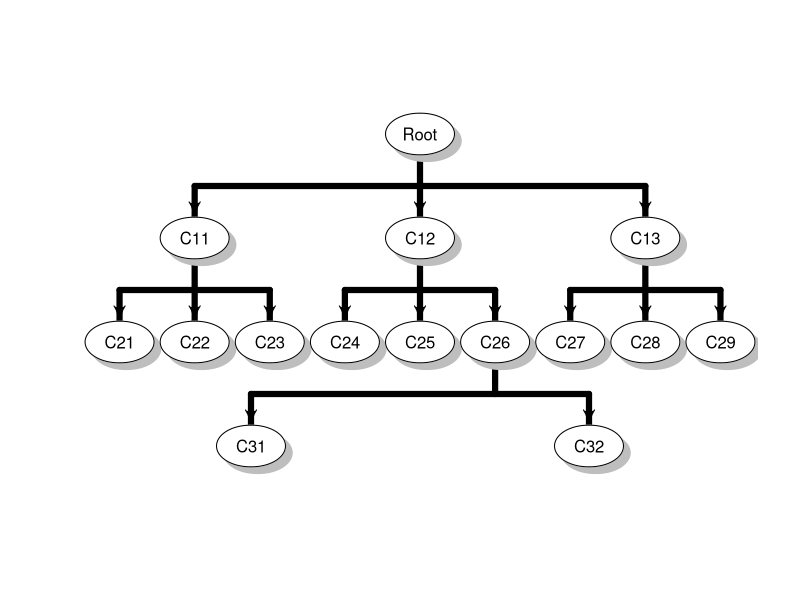

R code for this plot: (Note: this script raises an error after producing the figure.)
## ---- chunk 1
knitr::opts_chunk$set(echo = TRUE)
if(!require("diagram")) { install.packages("diagram", repos = "http://cran.us.r-project.org"); library(diagram) }
if(!require("ggplot2")) { install.packages("ggplot2", repos = "http://cran.us.r-project.org"); library(ggplot2) }
if(!require("dplyr")) { install.packages("dplyr", repos = "http://cran.us.r-project.org"); library(dplyr) }
if(!require("knitr")) {install.packages("knitr", repos = "http://cran.us.r-project.org"); library("knitr")}
if(!require("kableExtra")) {install.packages("kableExtra", repos = "http://cran.us.r-project.org"); library("kableExtra")}
## ---- chunk 2
x <- 1:4

# specify the vector of indices
x[c(1,4)]

# specify a logical vector of identical length
x[c(TRUE, FALSE, FALSE, TRUE)]

# specify the indices to discard
x[-c(2,3)]
## ---- chunk 3
x <- 1:4
x >= 3    # componentwise comparison resulting in a logical vector
x[x >= 3]
## ---- chunk 4
x <- matrix(1:12, 3, 4)
x[c(1,3),-c(1,4)]
x[c(TRUE,FALSE,TRUE),]
## ---- chunk 5
x <- list( num   = 1:4,                # "num =" specifies the name of the first component
           chac  = "hello world!",
           logic = c(TRUE,FALSE),
           nu    = NULL,
           mat   = matrix(4:1, 2, 2) ) # to the left of "=" specifies the component name
y <- list( 1234,
           "world" )
c(x, y)
## ---- chunk 6
openplotmat()
elpos <- coordinates (c(1,3,9,2))
treearrow(from = elpos[1,], to = elpos[2:4,], lwd = 6)
treearrow(from = elpos[2,], to = elpos[5:7,], lwd = 6)
treearrow(from = elpos[3,], to = elpos[8:10,], lwd = 6)
treearrow(from = elpos[4,], to = elpos[11:13,], lwd = 6)
treearrow(from = elpos[10,], to = elpos[14:15,], lwd = 6)
labels <- character()
labels[1] <- "Root"
for(i in 2:4)
  labels[i] <- paste0("C1", i-1)
for(i in 5:13)
  labels[i] <- paste0("C2", i-4)
for(i in 14:15)
  labels[i] <- paste0("C3", i-13)
for(i in 1:15)
  textround(elpos[i,], radx = 0.001, rady = 0.05, lab = labels[i])
## ---- chunk 7
C11 <- list( C21 = "C21",
             C22 = "C22", 
             C23 = "C23")
C26 <- list( C31 = "C31",
             C32 = "C32")
C13 <- list( C27 = "C27",
             C28 = "C28",
             C29 = "C29")
C12 <- list( C24 = "C24",
             C25 = "C25",
             C26 = C26)
Root <- list( C11 = C11,
              C12 = C12,
              C13 = C13)

# subtree rooted at C12
Root[[2]]
Root$C12

# subtree (leaf) rooted at C24
Root[[c(2,1)]]
Root$C12$C24

# subtree rooted at C26
Root[[c(2,3)]]
Root$C12$C26

# subtree (leaf) rooted at C31
Root[[c(2,3,1)]]
Root$C12$C26$C31
## ---- chunk 8
students <- data.frame( id      = c("001", "002", "003"), # ids are characters
                        score_A = c(95, 97, 90),          # scores are numerics
                        score_B = c(80, 75, 84))       
students
## ---- chunk 9

scores <- matrix(c(95, 97, 90, 80, 75, 84), 3, 2)
scores <- data.frame(scores)
colnames(scores) <- c("score_A", "score_B")
id <- c("001", "002", "003")
students1 <- cbind(id, scores)
students2 <- data.frame( list( id      = c("001", "002", "003"),
                               score_A = c(95, 97, 90),
                               score_B = c(80, 75, 84))       
                         )
## ---- chunk 10
id        <- rep(c("001","002","003"), 2)
subj      <- rep(c("A","B"), each = 3)
score     <- c(95, 97, 90, 80, 75, 84)
students3 <- data.frame(id, subj, score)  # try cbind(id, subj, score) to see the difference

# students3$id and students3$subj are automatically formatted as factors
class(students3$id)
levels(students3$id)

class(students3$subj)
levels(students3$subj)

# combind student 003 with 002 via level rename
students3_copy <- students3    # work on a copy in case of direct modification of students3
levels(students3_copy$id)[3] <- "002"
levels(students3_copy$id)
students3_copy
## ---- chunk 11
my.fun <- function(x, y)
{
  # This function takes x and y as input
  # It returns a list that contains the mean of x, y respectively and their difference
  mean.x    <- mean(x)
  mean.y    <- mean(y)
  mean.diff <- mean.x - mean.y
  output    <- list(mean_of_x = mean.x,
                    mean_of_y = mean.y, 
                    mean_diff = mean.diff)
  return(output)
}
x <- runif(50, 0, 1)  # simulate 50 numbers from U[0,1] 
y <- runif(50, 0, 3)  # simulate 50 numbers from U[0,3]
my.fun(x, y)
## ---- chunk 12
mymax.if <- function(x, y)
{
  # The mymax function returns the larger one among x and y
  if (x > y)
  {
    message("The first argument is larger!")
    return(x)
  }
  else if (x < y)
  {
    message("The second argument is larger!")
    return(y)
  }
  else
  {
    message("Equal!")
    return(x)
  }
}
mymax.if(3, 4)
mymax.if(4, 3)
mymax.if(3, 3)
## ---- chunk 13
factorial <- function(n)
{
  # It computes the factorial of the natural number n
  if(n == 0) return(1) else if(n < 0 | n != as.integer(n)) stop("Please input a natural number!")
  n.fac <- 1
  
  # for loops
  for(i in 1:n)
    n.fac <- i * n.fac
  
  # while loops
  ## i <- 1
  ## while(i <= n)
  ## {
  ##   n.fac <- i * n.fac
  ##   i <- i + 1
  ## }
  
  # repeat loops
  ## i <- 1
  ## repeat
  ## {
  ##   n.fac <- i * n.fac
  ##   i <- i + 1
  ##   if (i > n) break    # attention to the usage of break
  ## }

  return(n.fac)
}

double.factorial <- function(n)
{
  # It computes the double factorial of the natural number n
  if(n == 0) return(1) else if(n < 0 | n != as.integer(n)) stop("Please input a natural number!")
  n.doubfac <- 1
  for(i in 1:n)
    if(i %% 2 == n %% 2)
      n.doubfac <- i * n.doubfac
    else next    # attention to the usage of next
  return(n.doubfac)
}

factorial(6)
prod(1:6)
double.factorial(6)
double.factorial(5)
factorial(0)
## factorial(6.5)
## factorial(-6)
## ---- chunk 14
plot(dnorm, xlim = c(-5, 5))   # bell curve of Normal density
plot(plogis, xlim = c(-5, 5))  # Logistic/Sigmoid function (CDF of Logistic distribution)
## ---- chunk 15
twosam <- function(x, y, alpha = 0.05)
{
  # It conducts a two-sample homoscedastic t-test on x and y
  n.x       <- length(x); n.y    <- length(y)
  mean.x    <- mean(x);   mean.y <- mean(y)
  var.x     <- var(x);    var.y  <- var(y)
  mean.diff <- mean.x - mean.y
  df        <- n.x + n.y - 2
  sigma     <- ((n.x - 1) * var.x + (n.y - 1) * var.y) / df
  var.diff  <- (1/n.x + 1/n.y) * sigma
  t         <- mean.diff / sqrt(var.diff)
  t.alpha   <- qt(1 - alpha/2, df)
  output    <- list(t       = t,
                    df      = df,
                    p.value = 2 * pt(-abs(t), df),
                    confint = c(lower = mean.diff - sqrt(var.diff) * t.alpha,
                                upper = mean.diff + sqrt(var.diff) * t.alpha),
                    mu      = c(mu.x = mean.x, mu.y = mean.y),
                    sigma   = sigma)
  return(output)
}
x1 <- rnorm(40, 0, 1)
x2 <- rnorm(50, 0, 1)
x3 <- rnorm(50, 1, 1)
twosam(x1, x2)
t.test(x1, x2, var.equal = TRUE)
twosam(x1, x3)
t.test(x1, x3, var.equal = TRUE)
## ---- chunk 16
# Discretize the numeric variables
iris0 <- transform(iris,
                   Sepal.Length = cut(Sepal.Length, 4:8),
                   Sepal.Width  = cut(Sepal.Width,  1:5),
                   Petal.Length = cut(Petal.Length, 0:7),
                   Petal.Width  = cut(Petal.Width,  0:3))

attach(iris0)   # attach function makes columns assessible as usual variables
table(Sepal.Width)
iris.table0 <- table(Petal.Width)
iris.table0
iris.table1 <- table(Sepal.Width, Petal.Width)
iris.table1
iris.table2 <- table(Sepal.Width, Petal.Width, Species)
iris.table2

# flat table in a sligtly different display
ftable(Sepal.Width, Petal.Width)
ftable(Species, Sepal.Width, Petal.Width)

# data.frame display
data.frame(iris.table1)
data.frame(iris.table2)

# marginal display
margin.table(iris.table1, 1)
margin.table(iris.table1, 2)

# proportional display relative to the (margin) total
prop.table(iris.table1)
prop.table(iris.table1, 1)
prop.table(iris.table1, 2)
prop.table(iris.table2, 1)
prop.table(iris.table2, c(1,3))

# conduct chi-square independence test
chisq.test(iris.table1)   # warning message due to some frequency entry <= 5

# plots
pie(iris.table0, main="Petal.Width")
barplot(t(iris.table1), beside = TRUE, 
        xlab = "Sepal.Width", ylab = "Petal.Width", legend.text = colnames(iris.table1))

detach(iris0)   # paired with attach function
## ---- chunk 17
kable(data.frame(iris.table2), format = "latex", booktabs = T, align = "l", 
      caption = "Sepal-Petal Frequency Table Grouped by Species") %>% 
  kable_styling(position = "center", full_width = T,
                latex_options = c("hold_position", "striped")) %>% 
  row_spec(0, bold = T) %>% 
  group_rows("setosa", 1, 12) %>% 
  group_rows("versicolor", 13, 24) %>% 
  group_rows("virginica", 25, 36) 
## ---- chunk 18
knitr::include_graphics("main_effect_plots.pdf")
## ---- chunk 19
plot(iris[, -5])

attach(iris)  # attach function makes columns assessible as usual variables
lm.mod <- lm(Petal.Length ~ Sepal.Length)   # fit a linear model as an lm object
plot(Sepal.Length, Petal.Length)
## plot(Petal.Length ~ Sepal.Length)
abline(lm.mod)

coplot(Petal.Length ~ Sepal.Length | Species)
detach(iris)  # paired with attach function
## ---- chunk 20
mu <- mean(iris$Sepal.Length)
sigma <- sd(iris$Sepal.Length)
ggplot(iris, aes(Sepal.Length)) +
  geom_histogram( aes(y = ..density..),
                  bins = 8, color = "black", fill = "white") +
  geom_density(aes(color = "blue")) +
  stat_function( aes(color = "red"), 
                 fun = dnorm, args = list(mean = mu, sd = sigma)) +
  labs(title = "Histogram of Sepal_Length") +
  scale_color_identity( name   = "Density Estimate",
                        guide  = "legend",
                        labels = c("Kernel", "Normal")) +
  theme_bw()
## ---- chunk 21
# Creating summary variables across subj subgroups
students3_group <- group_by(students3, subj)
mutate(students3_group, 
       score.mean = mean(score),
       score.sd   = sd(score),
       score.min  = min(score),
       score.med  = median(score),
       score.max  = max(score))

# Using the pipe operator makes it more compact
group_by(students3, subj) %>% 
  mutate(score.mean = mean(score),
         score.sd   = sd(score),
         score.min  = min(score),
         score.med  = median(score),
         score.max  = max(score))
